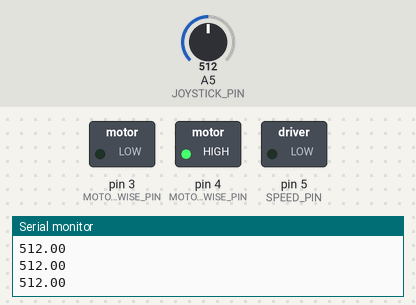
Simulated run of this sketch. Board: Arduino Uno, built with avr-gcc and run on an emulated ATmega328P. Shown: switched loads named in the sketch (green lamp = pin HIGH), the last lines printed to the serial monitor. The inputs (shaded band) are chosen by the test bench; at power-on: A5 (JOYSTICK_PIN) = 512.

Above: at 1.2 s.
1.3 s: A5 (JOYSTICK_PIN) set to 716
At 1.7 s:
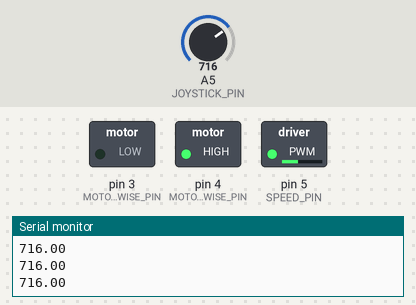
2.8 s: A5 (JOYSTICK_PIN) set to 900
At 3.9 s:
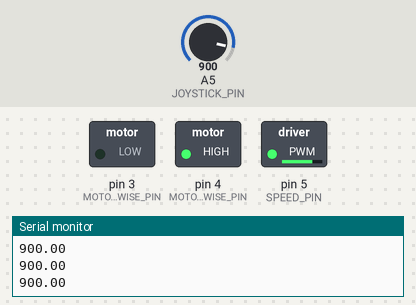
4.3 s: A5 (JOYSTICK_PIN) set to 511
At 5.0 s:
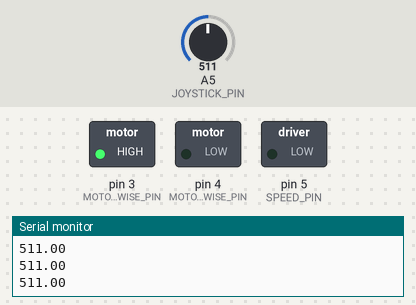
5.8 s: A5 (JOYSTICK_PIN) set to 493
At 6.4 s:
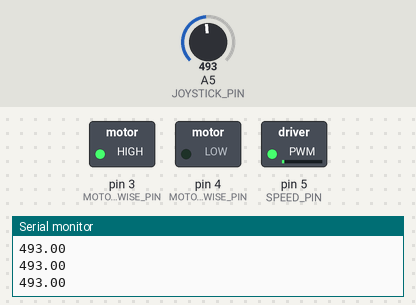
7.3 s: A5 (JOYSTICK_PIN) set to 521
At 8.5 s:
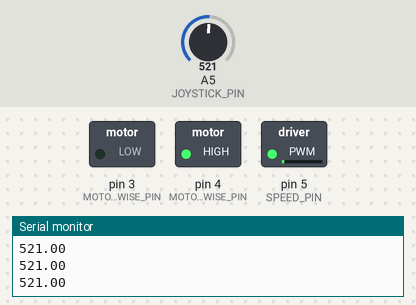
8.8 s: A5 (JOYSTICK_PIN) set to 306
At 9.7 s:
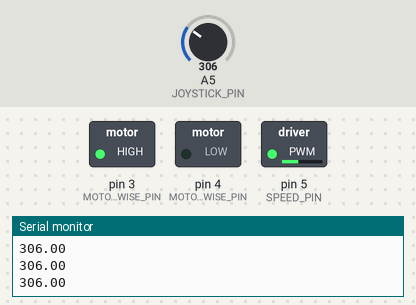
Timing chart, 0 to 11.3 s (numbered marks = the images above; inputs shaded):
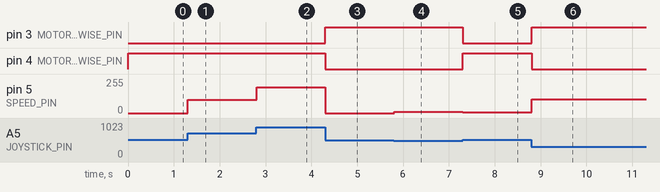

The sketch:

Lesson_39_-_Joystick_Control_DC_Motor_Speed_Direction.ino
```cpp
//We are using a Joystick to Control a DC Motor Speed and Direction
//Declaring Variables
int MOTOR_CLOCKWISE_PIN = 4;
int MOTOR_COUNTERCLOCKWISE_PIN = 3;
int SPEED_PIN = 5;
int JOYSTICK_PIN = A5;
float ANALOG_VOLTAGE;
int DELAY = 200;
float SPEED;
float MOTOR_SPEED;


void setup() {
  //Starting Serial Monitor
  Serial.begin(9600);

  //Starting Motor Pins
  pinMode(SPEED_PIN, OUTPUT);
  pinMode(MOTOR_CLOCKWISE_PIN, OUTPUT);
  pinMode(MOTOR_COUNTERCLOCKWISE_PIN, OUTPUT);
}

void loop() {
  //Reading Joystick Analog Voltage
  ANALOG_VOLTAGE = analogRead(JOYSTICK_PIN);

  //Making Speed equation
  SPEED = (255. / 511.5) * abs(ANALOG_VOLTAGE - 511.5);

  //Rotating Motor Clockwise if Joystick is pushed on way
  if (ANALOG_VOLTAGE > 511.5) {
    digitalWrite(MOTOR_CLOCKWISE_PIN, HIGH);
    digitalWrite(MOTOR_COUNTERCLOCKWISE_PIN, LOW);
    analogWrite(SPEED_PIN, SPEED);
  }

  //Turning off joystick in neutral position
  if (ANALOG_VOLTAGE == 511.5) {
    digitalWrite(MOTOR_CLOCKWISE_PIN, LOW);
    digitalWrite(MOTOR_COUNTERCLOCKWISE_PIN, LOW);
  }

  //Rotating Motor Clockwise if Joystick is pushed the other way
  if (ANALOG_VOLTAGE < 511.5) {
    digitalWrite(MOTOR_CLOCKWISE_PIN, LOW);
    digitalWrite(MOTOR_COUNTERCLOCKWISE_PIN, HIGH);
    analogWrite(SPEED_PIN, SPEED);
  }

  //Printing Speed
  Serial.println(ANALOG_VOLTAGE);
}
```

Measured:
- after the input at 1.3 s, pin 5 (SPEED_PIN): 0/255 → 101/255 at once
- after the input at 2.8 s, pin 5 (SPEED_PIN): 101/255 → 193/255 at once
- after the input at 4.3 s, pin 3 (MOTOR_COUNTERCLOCKWISE_PIN): LOW → HIGH at once; pin 4 (MOTOR_CLOCKWISE_PIN): HIGH → LOW at once; pin 5 (SPEED_PIN): 193/255 → 0/255 at once
- after the input at 5.8 s, pin 5 (SPEED_PIN): 0/255 → 9/255 at once
- after the input at 7.3 s, pin 3 (MOTOR_COUNTERCLOCKWISE_PIN): HIGH → LOW at once; pin 4 (MOTOR_CLOCKWISE_PIN): LOW → HIGH at once; pin 5 (SPEED_PIN): 9/255 → 4/255 at once
- after the input at 8.8 s, pin 3 (MOTOR_COUNTERCLOCKWISE_PIN): LOW → HIGH at once; pin 4 (MOTOR_CLOCKWISE_PIN): HIGH → LOW at once; pin 5 (SPEED_PIN): 4/255 → 102/255 at once
